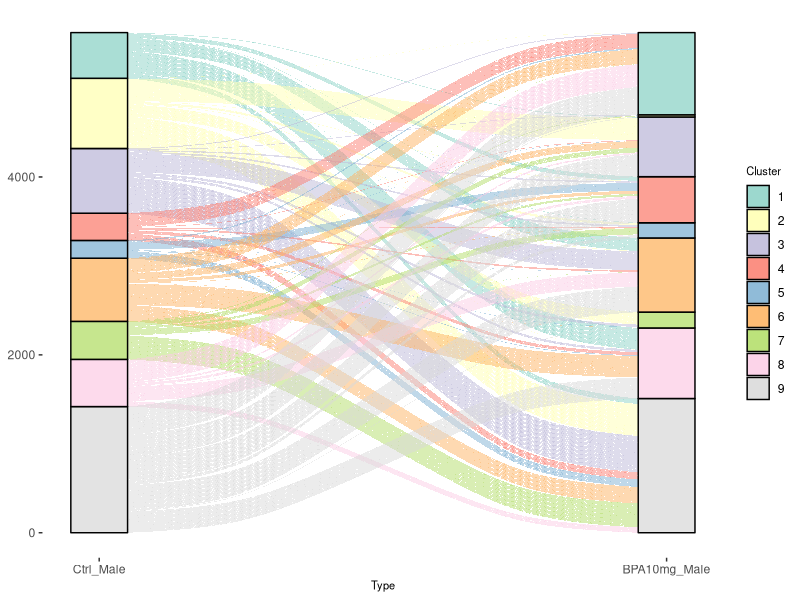

Write R code to recreate this figure.

#changes of temporal expression patterns 
#BPA10mg_M as example

library(ggplot2)
library(ggalluvial)
library(RColorBrewer)

data<-read.table("Cluster_BPA10mg_M_.txt")
x<-"Ctrl_Male"; y<-"BPA10mg_Male"
dat<-data[,c(11,13)];dat$Gene<-rownames(dat)
da1<-dat[,c(3,1)];colnames(da1)<-c("Gene","Cluster");da1$Type<-x
da2<-dat[,c(3,2)];colnames(da2)<-c("Gene","Cluster");da2$Type<-y
result<-rbind(da1,da2);result$Cluster<-as.factor(result$Cluster)

dat<-data[,c(11,13)];dat$Gene<-rownames(dat);dat<-dat[dat$Cluster_control != dat$Cluster_Exposure_Final,]
da1<-dat[,c(3,1)];colnames(da1)<-c("Gene","Cluster");da1$Type<-x
da2<-dat[,c(3,2)];colnames(da2)<-c("Gene","Cluster");da2$Type<-y
result<-rbind(da1,da2);result$Cluster<-as.factor(result$Cluster)

ggplot(result, aes(x=Type, stratum=Cluster, alluvium =Gene, 
                   fill=Cluster, label = Cluster)) +
  scale_fill_brewer(palette = "Set3") +
  geom_flow(stat = "alluvium",width=0.1)+
  geom_stratum(width = 0.1,alpha = .75) +
  scale_x_discrete(limits = c(x, y),expand = c(.05, .05))+
  theme(panel.grid.minor = element_blank(), panel.background = element_blank(),
        legend.title = element_text(size = 8),axis.title=element_text(size=8),
        plot.title = element_text(size=8),strip.text.x = element_text(size=8))
